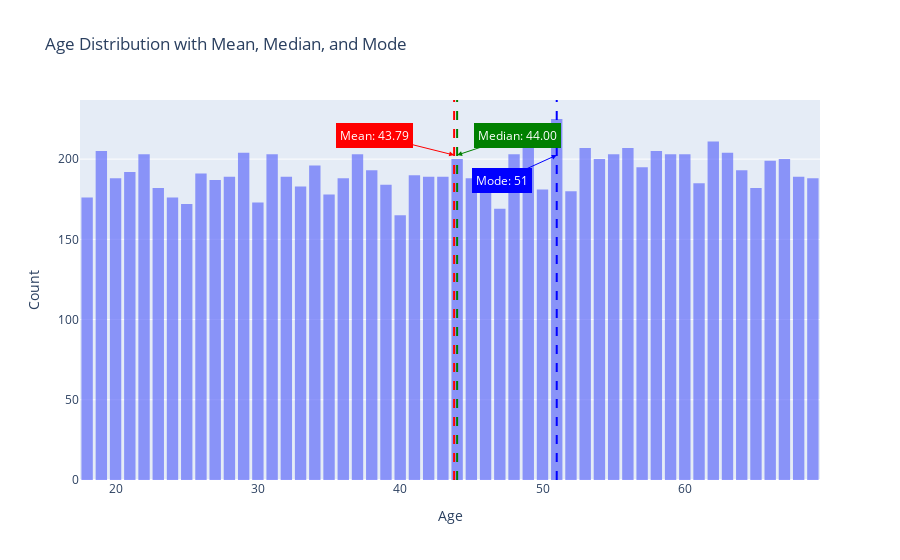

The code cell stored with this chart in its notebook:
### Code cell
import plotly.graph_objects as go

age_mean = df['Age'].mean()
age_median = df['Age'].median()
age_mode = df['Age'].mode()[0] 

# Creating a single figure
fig = go.Figure()

# Adding histogram
fig.add_trace(go.Histogram(x=df['Age'], name="Age Distribution", opacity=0.7))

# Adding vertical lines for mean, median, and mode
fig.add_vline(x=age_mean, line_dash="dash", line_color="red")
fig.add_vline(x=age_median, line_dash="dash", line_color="green")
fig.add_vline(x=age_mode, line_dash="dash", line_color="blue")

# Add annotations with better positioning
fig.add_annotation(
    x=age_mean, y=df['Age'].value_counts().max() * 0.9, 
    text=f"Mean: {age_mean:.2f}",
    arrowhead=2,
    bgcolor="red",
    font=dict(color="white"),
    bordercolor="red",
    borderwidth=2,
    borderpad=2,
    arrowcolor="red",
    ax=-80, ay=-20  
)

fig.add_annotation(
    x=age_median, y=df['Age'].value_counts().max() * 0.9,
    text=f"Median: {age_median:.2f}",
    arrowhead=2,
    bgcolor="green",
    font=dict(color="white"),
    bordercolor="green",
    borderwidth=2,
    borderpad=2,
    arrowcolor="green",
    ax=60, ay=-20  
)

fig.add_annotation(
    x=age_mode, y=df['Age'].value_counts().max() * 0.9,
    text=f"Mode: {age_mode}",
    arrowhead=2,
    bgcolor="blue",
    font=dict(color="white"),
    bordercolor="blue",
    borderwidth=2,
    borderpad=2,
    arrowcolor="blue",
    ax=-55, ay=25
)

# Update layout
fig.update_layout(
    title_text="Age Distribution with Mean, Median, and Mode",
    xaxis_title_text="Age",
    yaxis_title_text="Count",
    bargap=0.2,
    showlegend=False
)

# Show the plot
fig.show()

# Save the plot as an HTML file
#fig.write_html("age_analysis_combined.html")
#print("Visualization saved as age_analysis_combined.html")

### Figure 1 — Plotly figure (JSON) as saved in the notebook; plotly's stock layout.template omitted (floating-point values rounded to 4 significant figures; data arrays with more than 128 entries replaced by an {"elided": "..."} marker saying what was removed)
{"data": [{"name": "Age Distribution", "opacity": 0.7, "type": "histogram", "x": {"elided": "10000 int values"}}], "layout": {"annotations": [{"arrowcolor": "red", "arrowhead": 2, "ax": -80, "ay": -20, "bgcolor": "red", "bordercolor": "red", "borderpad": 2, "borderwidth": 2, "font": {"color": "white"}, "text": "Mean: 43.79", "x": 43.79, "y": 202.5}, {"arrowcolor": "green", "arrowhead": 2, "ax": 60, "ay": -20, "bgcolor": "green", "bordercolor": "green", "borderpad": 2, "borderwidth": 2, "font": {"color": "white"}, "text": "Median: 44.00", "x": 44, "y": 202.5}, {"arrowcolor": "blue", "arrowhead": 2, "ax": -55, "ay": 25, "bgcolor": "blue", "bordercolor": "blue", "borderpad": 2, "borderwidth": 2, "font": {"color": "white"}, "text": "Mode: 51", "x": 51, "y": 202.5}], "bargap": 0.2, "shapes": [{"line": {"color": "red", "dash": "dash"}, "type": "line", "x0": 43.79, "x1": 43.79, "xref": "x", "y0": 0, "y1": 1, "yref": "y domain"}, {"line": {"color": "green", "dash": "dash"}, "type": "line", "x0": 44, "x1": 44, "xref": "x", "y0": 0, "y1": 1, "yref": "y domain"}, {"line": {"color": "blue", "dash": "dash"}, "type": "line", "x0": 51, "x1": 51, "xref": "x", "y0": 0, "y1": 1, "yref": "y domain"}], "showlegend": false, "title": {"text": "Age Distribution with Mean, Median, and Mode"}, "xaxis": {"title": {"text": "Age"}}, "yaxis": {"title": {"text": "Count"}}}}
